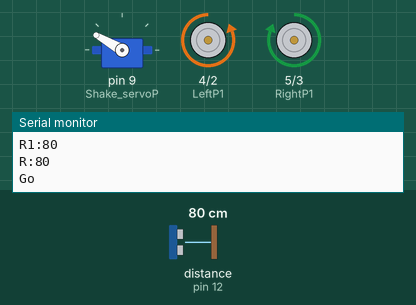
Recording of a sketch running on a simulated Arduino Uno, built with avr-gcc and run on an emulated ATmega328P. On the bench: servo, motor-driver pin pairs drawn as motors (green arrow = first pin HIGH = forward, orange = second pin HIGH = backward, longer = more drive), the last lines printed to the serial monitor. Wiring (inferred from the names in the program): ultrasonic range finder: trigger pin 13; echo pin 12. The inputs (shaded band) are chosen by the test bench; at power-on: distance to the obstacle (sensor on pin 12) 80 cm. The echo pulse lasts 58.3 µs per cm.

Above: at 1.04 s.
1.3 s: distance to the obstacle (sensor on pin 12) set to 9 cm
At 1.88 s:
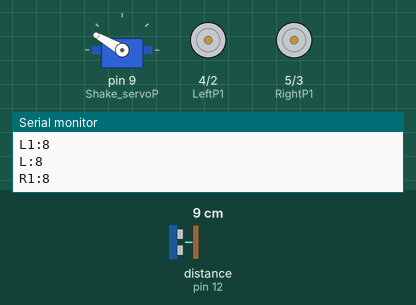
4.3 s: distance to the obstacle (sensor on pin 12) set to 203 cm
At 7.29 s:
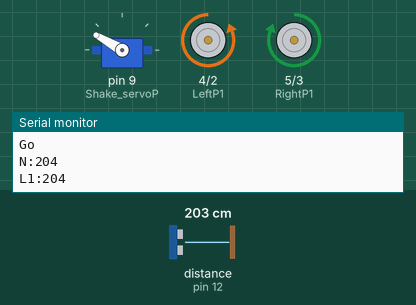
7.3 s: distance to the obstacle (sensor on pin 12) set to 2 cm
At 8.13 s:
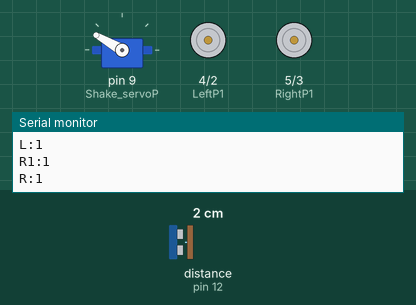
10.3 s: distance to the obstacle (sensor on pin 12) set to 60 cm
At 11.49 s:
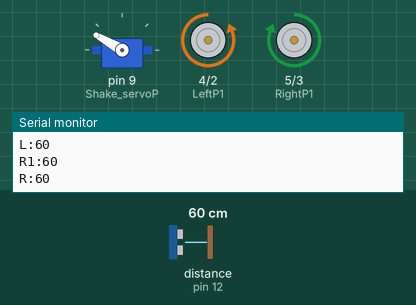
Timing chart, 0 to 14.3 s (numbered marks = the images above; inputs shaded):
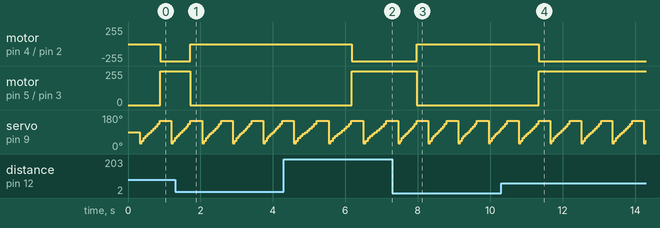

Measured:
- after the input at 1.3 s, motor on pin 4 (LeftP1) / pin 2 (LeftP2): backward 255/255 → stopped after 0.42 s; motor on pin 5 (RightP1) / pin 3 (RightP2): forward 255/255 → stopped after 0.42 s
- after the input at 4.3 s, motor on pin 4 (LeftP1) / pin 2 (LeftP2): stopped → backward 255/255 after 1.9 s; motor on pin 5 (RightP1) / pin 3 (RightP2): stopped → forward 255/255 after 1.9 s
- after the input at 7.3 s, motor on pin 4 (LeftP1) / pin 2 (LeftP2): backward 255/255 → stopped after 0.67 s; motor on pin 5 (RightP1) / pin 3 (RightP2): forward 255/255 → stopped after 0.67 s
- after the input at 10.3 s, motor on pin 4 (LeftP1) / pin 2 (LeftP2): stopped → backward 255/255 after 1.0 s; motor on pin 5 (RightP1) / pin 3 (RightP2): stopped → forward 255/255 after 1.0 s
- by itself, servo on pin 9 (Shake_servoP): repeats every 0.86 s: 120° 0.06 s, 135° 0.06 s, 150° 0.31 s, 30° 0.05 s, 45° 0.06 s, 60° 0.06 s, 70° 0.05 s, 80° 0.06 s, 90° 0.06 s, 100° 0.06 s, 110° 0.05 s

The sketch:

waverun_test6.ino
```cpp
#include "Servo.h"
const int Wall_Echo = 12; // Echo Pin
const int Wall_Trig = 13; // Trigger Pin
const int Shake_servoP = 9; //首振りservo Pin
const int LeftP1   = 4;//RIN
const int RightP1  = 5;//FIN
const int LeftP2   = 2;//RIN
const int RightP2  = 3;//FIN
const int point = 30; //距離の基準
double speed_of_sound = 331.5 + 0.6 * 25;
Servo myservo;
double Duration = 0; //受信した間隔
double Distance[11]; //距離 50°から130までの距離を10°ずつに9個の値を格納
unsigned long lastTime=0;
unsigned long lastMoveTime = 0;

int pos[11]={30,45,60,70,80,90,100,110,120,135,150};  //サーボの角度　45°から135°までの11個値を格納

int Count = 0;  //角度のカウント関数
int N=0;   //90°の時の値
int R=0;   //63°の時の値
int R1=0;  //81°の時の値
int R2=0;  //72°の時の値
int L=0;   //117°の時の値
int L1=0;  //99°の時の値
int L2=0;  //108°の時の値

int q=0;   //状態関数　q=0->静止　q=1->直進 q=5->左回転　q=2->右回転
unsigned long previousMillis = 0;  // 最後にアクションが実行された時間
const long interval = 1000;

void setup() {
  Serial.begin( 9600 );
  myservo.attach(Shake_servoP);
  pinMode(LeftP1, OUTPUT);
  pinMode(RightP1, OUTPUT);
  pinMode(LeftP2, OUTPUT);
  pinMode(RightP2, OUTPUT);
  pinMode( Wall_Echo, INPUT );
  pinMode( Wall_Trig, OUTPUT );
  move(0);
}
void loop() {
  switch(Count){
    case 0 :
      if ((millis() - lastTime) > 300) {
        distance_check();
        lastTime = millis();
      }
      break;

    default :
      if ((millis() - lastTime) > 50) {
        distance_check();
        lastTime = millis();
      }
      break;
  }
  if(Count ==0){
    Serial.printlm(millis());
    Serial.println("Go");
    Serial.print("N:");
    Serial.println(N);
    Serial.print("L1:");
    Serial.println(L1);
    Serial.print("L:");
    Serial.println(L);
    Serial.print("R1:");
    Serial.println(R1);
    Serial.print("R:");
    Serial.println(R);
    switch(q){
      case 0 :
        if(point<N && point<R1 && point<L1&& point<R && point<L){
          if (millis() - lastMoveTime >= 500) {
            move(1);
            q=1;  //状態
            lastMoveTime = millis();
        }}
        else if(N>0 && N<point && R>L){
          q=2;
        }
        else if(N>0 && N<point && L>=R){
          q=5;
        }
        else if(L1>0 && L1<point && R1>L1){
          q=2;
        }
        else if(R1>0 && R1<point && R1<L1){
          q=5;
        }
        else if(N==0 || R==0 || L==0 || R1==0 || L1==0){
          q=1;
        }
        else{

          if (millis() - lastMoveTime >= 500) {
            move(-1);move(0);
            lastMoveTime = millis();
          }
          move(0);
        }
        break;

      case 1 :
        if(point<N && point<R1 && point<L1&& point<R && point<L){
          if (millis() - lastMoveTime >= 300) {
            move(1);
            lastMoveTime = millis();
          }
        }
        else if(point>=N || point>=R1 || point>=L1){
          if (millis() - lastMoveTime >= 500) {
            move(0);
            q=0;
            lastMoveTime = millis();
          }
        }
        break;

      case 2 :     //右回転
        if (millis() - lastMoveTime >= 200) {
          move(2);
          lastMoveTime = millis();
        }
        move(0);
        q=0;
        break;

      case 5 :   //左回転
        if (millis() - lastMoveTime >= 200) {
          move(-2);
          lastMoveTime = millis();
        }
        move(0);
        q=0;
        break;

      default :
        if (millis() - lastMoveTime >= 1000) {
          move(-1);
          lastMoveTime = millis();
        }
        move(0);
        q=0;
        break;
  }
}}

void move(int num_move){//停止0、前進 1、後退-1、右回転2、左回転-2
  if (num_move ==0){
    digitalWrite(RightP1, LOW);
    digitalWrite(LeftP1, LOW);
    digitalWrite(RightP2, LOW);
    digitalWrite(LeftP2, LOW);

  } else if(num_move ==-2){
    digitalWrite(RightP1, LOW);
    digitalWrite(LeftP1, HIGH);
    digitalWrite(RightP2, LOW);
    digitalWrite(LeftP2, HIGH);

  }else if(num_move ==2){
    digitalWrite(RightP1, HIGH);
    digitalWrite(LeftP1, LOW);
    digitalWrite(RightP2, HIGH);
    digitalWrite(LeftP2, LOW);

  }else if(num_move ==1){
    digitalWrite(RightP1, HIGH);
    digitalWrite(LeftP1, LOW);
    digitalWrite(RightP2, LOW);
    digitalWrite(LeftP2, HIGH);

  }else if(num_move ==-1){
    digitalWrite(RightP1, LOW);
    digitalWrite(LeftP1, HIGH);
    digitalWrite(RightP2, HIGH);
    digitalWrite(LeftP2, LOW);

  }
}
void distance_check(){
  myservo.write(pos[Count]);     //サーボを回転
  digitalWrite(Wall_Trig, LOW);
  delayMicroseconds(2);
  digitalWrite(Wall_Trig, HIGH ); //超音波を出力
  delayMicroseconds( 10 ); //
  digitalWrite(Wall_Trig, LOW );
  Duration = pulseIn(Wall_Echo, HIGH ); //センサからの入力
  if (Duration > 0) {
  Duration = Duration/2; //往復距離を半分にする
  Distance[Count] = Duration*speed_of_sound*100/1000000; // 音速を340m/sに設定
  //評価する5つの値をそれぞれ格納
  N=Distance[5];//90
  R=Distance[1];//54
  L=Distance[9];//126
  R1=Distance[3];//72
  L1=Distance[7];//108
  R2=Distance[4];//81
  L2=Distance[6];//99
  Count=(Count+1)%11;

  }
}
```
